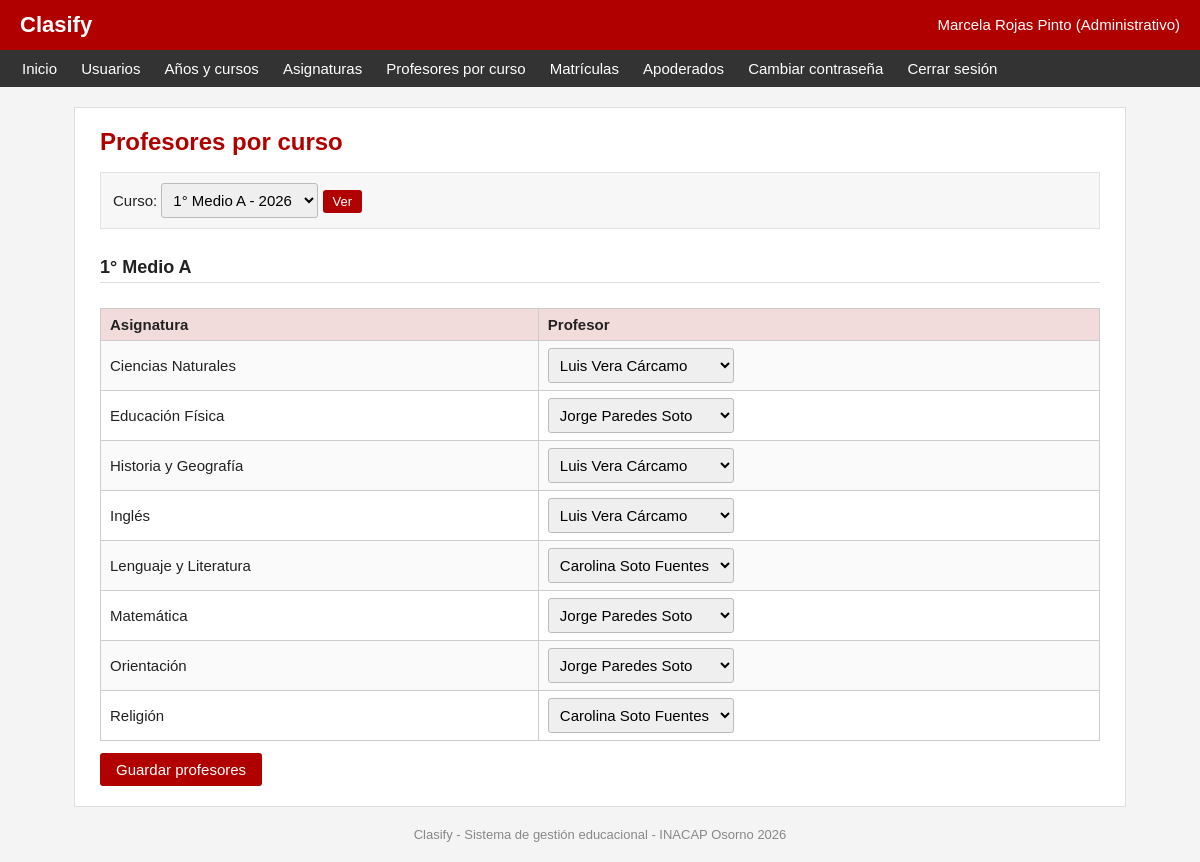
Screenshot of /admin/asignaciones.php?id_curso=3 (signed in) with the database file from the repository.
### tables this page shows
CREATE TABLE curso (
    id_curso INT AUTO_INCREMENT PRIMARY KEY,
    id_anio INT NOT NULL,
    nivel INT NOT NULL,
    letra CHAR(1) NOT NULL,
    id_profesor_jefe INT NOT NULL,
    estado ENUM('abierto', 'cerrado') NOT NULL DEFAULT 'abierto',
    UNIQUE (id_anio, nivel, letra),
    FOREIGN KEY (id_anio) REFERENCES anio_academico (id_anio),
    FOREIGN KEY (id_profesor_jefe) REFERENCES usuario (id_usuario)
);

CREATE TABLE asignacion_docente (
    id_asignacion INT AUTO_INCREMENT PRIMARY KEY,
    id_curso INT NOT NULL,
    id_asignatura INT NOT NULL,
    id_profesor INT NOT NULL,
    UNIQUE (id_curso, id_asignatura),
    FOREIGN KEY (id_curso) REFERENCES curso (id_curso),
    FOREIGN KEY (id_asignatura) REFERENCES asignatura (id_asignatura),
    FOREIGN KEY (id_profesor) REFERENCES usuario (id_usuario)
);

CREATE TABLE asignatura (
    id_asignatura INT AUTO_INCREMENT PRIMARY KEY,
    nombre VARCHAR(60) NOT NULL UNIQUE,
    influye_promocion TINYINT(1) NOT NULL DEFAULT 1
);

CREATE TABLE usuario (
    id_usuario INT AUTO_INCREMENT PRIMARY KEY,
    rut VARCHAR(12) NOT NULL UNIQUE,
    nombre VARCHAR(100) NOT NULL,
    correo VARCHAR(100) NOT NULL,
    clave VARCHAR(255) NOT NULL,
    rol ENUM('alumno', 'apoderado', 'profesor', 'administrativo') NOT NULL,
    activo TINYINT(1) NOT NULL DEFAULT 1
);

### includes/funciones.php (called while the page is built, shortened)
<?php
function limpiar($texto)
{
    return htmlspecialchars($texto, ENT_QUOTES, "UTF-8");
}
function nombre_nivel($nivel)
{
    $niveles = array(
        1 => "1° Básico", 2 => "2° Básico", 3 => "3° Básico", 4 => "4° Básico",
        5 => "5° Básico", 6 => "6° Básico", 7 => "7° Básico", 8 => "8° Básico",
        9 => "1° Medio", 10 => "2° Medio", 11 => "3° Medio", 12 => "4° Medio"
    );
    if (isset($niveles[$nivel])) {
        return $niveles[$nivel];
    }
    return "Nivel " . $nivel;
}
function nombre_curso($nivel, $letra)
{
    return nombre_nivel($nivel) . " " . $letra;
}

### admin/asignaciones.php (the view, shortened to what this page needs)
<?php
require_once "../includes/sesion.php";
$id_curso = 0;
if (isset($_GET["id_curso"])) {
    $id_curso = intval($_GET["id_curso"]);
}
$cursos = mysqli_query($conexion, "SELECT c.id_curso, c.nivel, c.letra, a.anio FROM curso c
                                   JOIN anio_academico a ON a.id_anio = c.id_anio
                                   WHERE a.estado = 'abierto' AND c.estado = 'abierto'
                                   ORDER BY a.anio DESC, c.nivel, c.letra");
include "../includes/cabecera.php";
?>
<form method="get" class="filtros">
    Curso:
    <select name="id_curso">
        <?php while ($c = mysqli_fetch_assoc($cursos)) { ?>
            <option value="<?php echo $c["id_curso"]; ?>" <?php if ($c["id_curso"] == $id_curso) echo "selected"; ?>>
                <?php echo nombre_curso($c["nivel"], $c["letra"]) . " - " . $c["anio"]; ?>
            </option>
        <?php } ?>
    </select>
    <button type="submit" class="boton boton-chico">Ver</button>
</form>
<?php
if ($id_curso > 0) {
    $resultado = mysqli_execute_query($conexion, "SELECT * FROM curso WHERE id_curso = ? AND estado = 'abierto'", [$id_curso]);
    $curso = mysqli_fetch_assoc($resultado);
}
if ($id_curso > 0 && $curso) {
    $profesores = array();
    $resultado = mysqli_query($conexion, "SELECT id_usuario, nombre FROM usuario WHERE rol = 'profesor' AND activo = 1 ORDER BY nombre");
    while ($p = mysqli_fetch_assoc($resultado)) {
        $profesores[] = $p;
    }
    $asignaturas = mysqli_execute_query($conexion, "SELECT s.id_asignatura, s.nombre, ad.id_profesor
                                                    FROM asignatura s
                                                    LEFT JOIN asignacion_docente ad ON ad.id_asignatura = s.id_asignatura AND ad.id_curso = ?
                                                    ORDER BY s.nombre", [$id_curso]);
    ?>
    <h2><?php echo nombre_curso($curso["nivel"], $curso["letra"]); ?></h2>
    <form method="post">
        <div class="tabla-contenedor">
        <table>
            <tr>
                <th>Asignatura</th>
                <th>Profesor</th>
            </tr>
            <?php while ($s = mysqli_fetch_assoc($asignaturas)) { ?>
                <tr>
                    <td><?php echo limpiar($s["nombre"]); ?></td>
                    <td>
                        <select name="profesor[<?php echo $s["id_asignatura"]; ?>]">
                            <?php foreach ($profesores as $p) { ?>
                                <option value="<?php echo $p["id_usuario"]; ?>" <?php if ($p["id_usuario"] == $s["id_profesor"]) echo "selected"; ?>>
                                    <?php echo limpiar($p["nombre"]); ?>
                                </option>
                            <?php } ?>
                        </select>
                    </td>
                </tr>
            <?php } ?>
        </table>
        </div>
        <button type="submit" class="boton">Guardar profesores</button>
    </form>
<?php } ?>
<?php include "../includes/pie.php"; ?>

### css/estilos.css (style rules this page uses)
body { margin: 0; font-family: Arial, Helvetica, sans-serif; font-size: 15px; color: #222222; background-color: #f4f4f4; }
h2 { font-size: 18px; margin-top: 28px; border-bottom: 1px solid #dddddd; padding-bottom: 4px; }
.tabla-contenedor { overflow-x: auto; }
table { border-collapse: collapse; width: 100%; margin-top: 10px; }
th { background-color: #f2dcdb; text-align: left; }
th, td { border: 1px solid #cccccc; padding: 7px 9px; }
tr:nth-child(even) td { background-color: #fafafa; }
input[type=text], input[type=password], input[type=email], input[type=date], input[type=number], select, textarea { padding: 7px; border: 1px solid #bbbbbb; border-radius: 3px; font-size: 15px; max-width: 100%; box-sizing: border-box; }
.boton { display: inline-block; background-color: #b00000; color: white; border: none; padding: 8px 16px; font-size: 15px; border-radius: 3px; text-decoration: none; cursor: pointer; margin-top: 12px; }
.boton-chico { padding: 4px 10px; font-size: 13px; margin-top: 0; }
.filtros { background-color: #f7f7f7; border: 1px solid #e2e2e2; padding: 10px 12px; margin-bottom: 10px; }

### rows the page displays
curso: nombre_curso($curso["nivel"], $curso["letra"]) "1° Medio A"
asignacion_docente: id_asignatura.nombre "Ciencias Naturales", id_profesor+id_asignatura "Luis Vera Cárcamo"
asignacion_docente: id_asignatura.nombre "Educación Física", id_profesor+id_asignatura "Jorge Paredes Soto"
asignacion_docente: id_asignatura.nombre "Historia y Geografía", id_profesor+id_asignatura "Luis Vera Cárcamo"
asignacion_docente: id_asignatura.nombre "Inglés", id_profesor+id_asignatura "Luis Vera Cárcamo"
asignacion_docente: id_asignatura.nombre "Lenguaje y Literatura", id_profesor+id_asignatura "Carolina Soto Fuentes"
asignacion_docente: id_asignatura.nombre "Matemática", id_profesor+id_asignatura "Jorge Paredes Soto"
asignacion_docente: id_asignatura.nombre "Orientación", id_profesor+id_asignatura "Jorge Paredes Soto"
asignacion_docente: id_asignatura.nombre "Religión", id_profesor+id_asignatura "Carolina Soto Fuentes"

### other values shown
limpiar($_SESSION["nombre"]) "Marcela Rojas Pinto"
nombre_rol($_SESSION["rol"]) "Administrativo"
limpiar($titulo) "Profesores por curso"
form field id_curso "1° Medio A - 2026"
